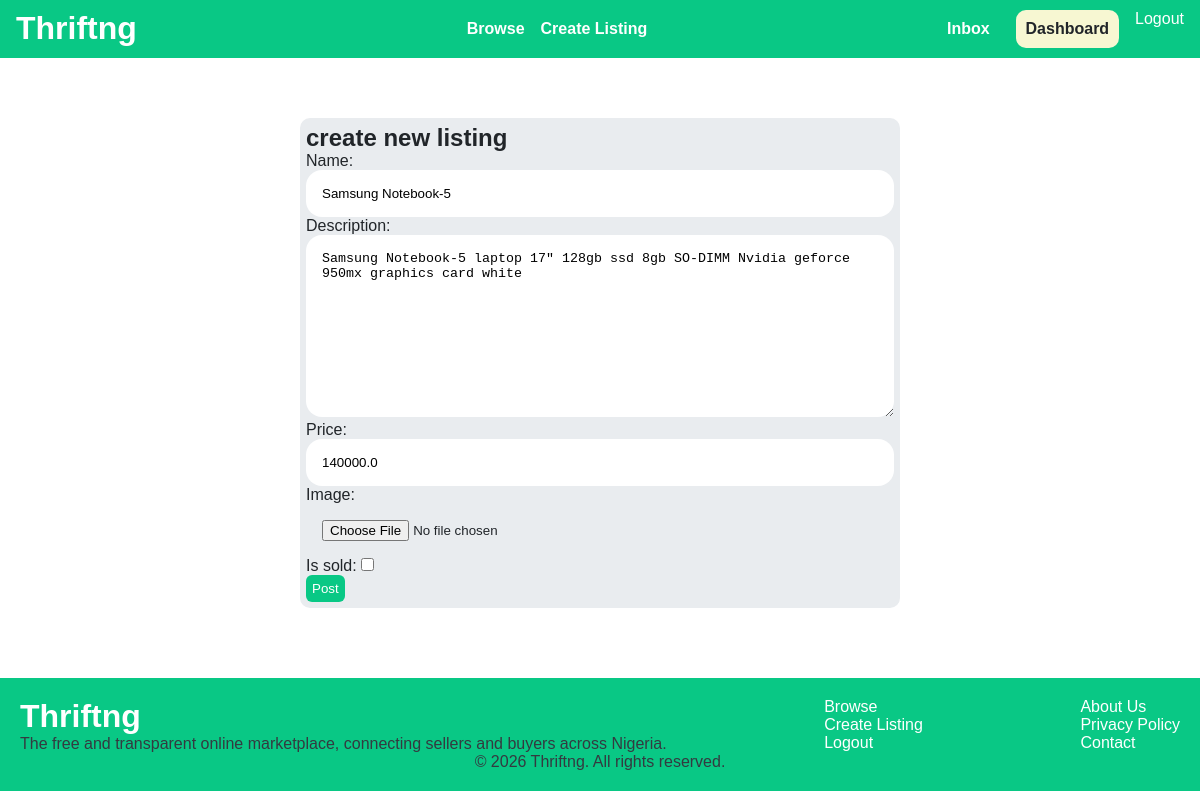
/items/2/edit/ (signed in), run on an earlier commit of the app's database.
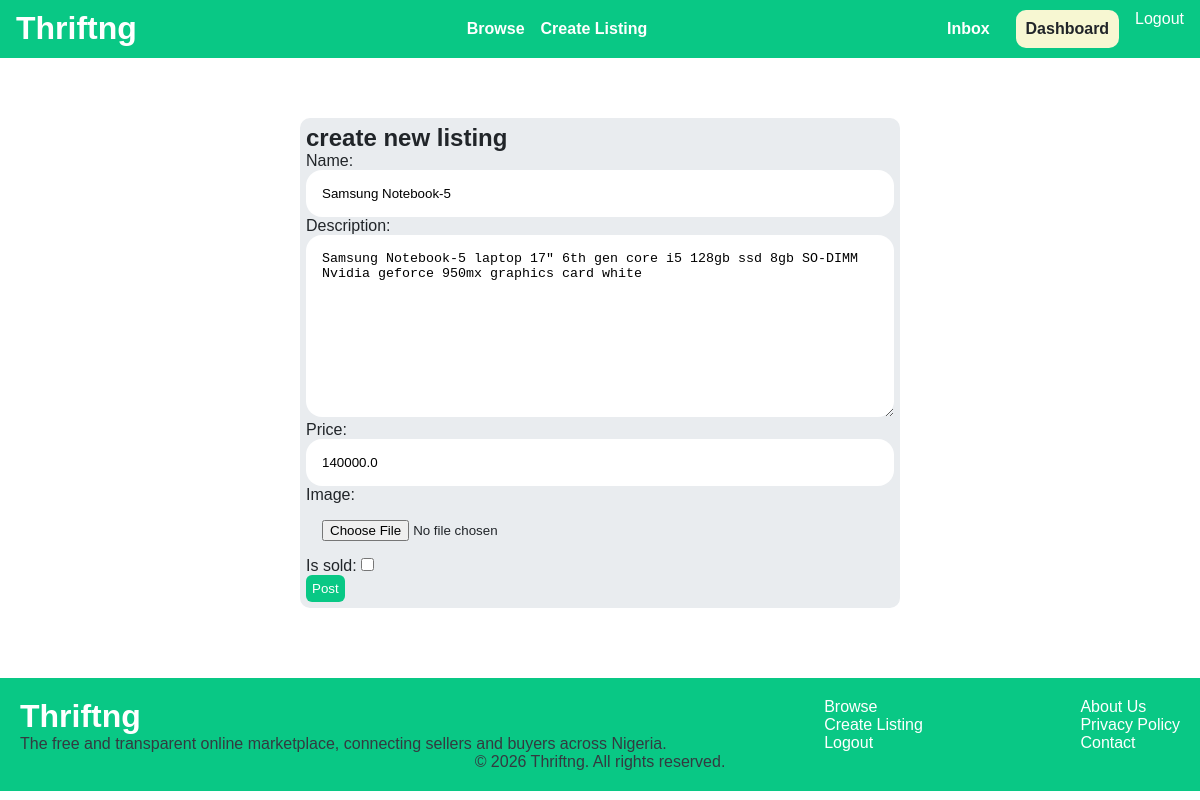
And on a later commit of the database.
### item/models.py (models this page shows, shortened)
class Item(models.Model):
    category = models.ForeignKey(Category, related_name='Items', on_delete=models.CASCADE)
    name = models.CharField(max_length=255)
    description = models.TextField(blank=True, null=True)
    price = models.FloatField()
    is_sold = models.BooleanField(default=False)
    created_at = models.DateTimeField(auto_now_add=True)
    created_by = models.ForeignKey(User, related_name='Items', on_delete=models.CASCADE)
    image = models.ImageField(upload_to='Item_images', blank=True, null=True)

### item/views.py (the view)
# urls.py: path('<int:pk>/edit/', views.edit, name='edit'),
@login_required
def edit(request, pk):
    item = get_object_or_404(Item, pk=pk, created_by=request.user)
    if request.method=='POST':
        form = editItemForm(request.POST, request.FILES, instance=item)
        if form.is_valid:
            form.save()
            return redirect('item:detail', pk=item.id)
    else:
        form = editItemForm(instance=item)
    return render(request, 'item/newlisting.html', {
        'form':form,
        'title':'Edit Listing',
    })

### item/forms.py
class editItemForm(forms.ModelForm):
    class Meta:
        model = Item
        fields = ('name', 'description', 'price', 'image', 'is_sold')
        widgets = {
            'name': forms.TextInput(attrs={
                        'class': 'input-area'
                }),
            'description': forms.Textarea(attrs={
                        'class': 'input-area'
                }),
            'price': forms.TextInput(attrs={
                        'class': 'input-area'
                }),
            'image': forms.FileInput(attrs={
                        'class': 'input-area'
                }),
        }

### item/templates/item/newlisting.html (shortened to what this page needs)
{% extends 'base.html' %}
{% load static %}
{% block content %}
    <div class="auth-form">
        <h2>create new listing</h2>
        <form method="post" action="." enctype="multipart/form-data">
            {{ form.as_p }}
            <button type="submit" class="submit-btn">Post</button>
        </form>
    </div>
{% endblock %}

What changed in the data, as far as the page shows it:
changed Item "Samsung Notebook-5": description "Samsung Notebook-5 laptop 17\" 128gb ssd 8gb SO-DIMM Nvidia geforce 950mx graphics card white" → "Samsung Notebook-5 laptop 17\" 6th gen core i5 128gb ssd 8gb SO-DIMM Nvidia geforce 950mx graphics card white"
